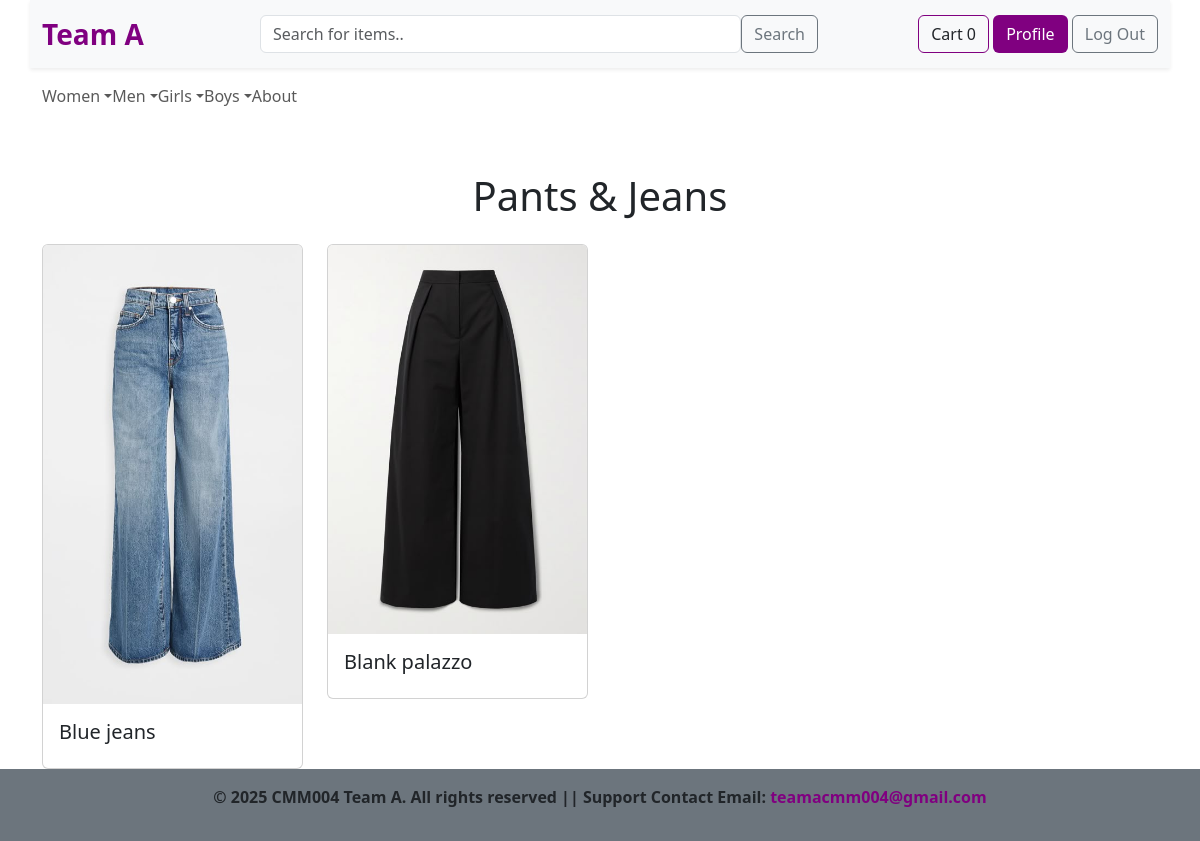
The page /category.php?id=4 (signed in) on the database its author committed.
### tables this page shows
CREATE TABLE `categories` (
  `category_id` int(11) NOT NULL,
  `category_name` varchar(20) NOT NULL,
  `parent_category_id` int(11) DEFAULT NULL
);

CREATE TABLE `items` (
  `item_id` int(11) NOT NULL,
  `user_id` int(11) NOT NULL,
  `category_id` int(11) NOT NULL,
  `status_id` int(11) NOT NULL,
  `size_id` int(11) DEFAULT NULL,
  `condition_id` int(11) NOT NULL,
  `title` varchar(75) NOT NULL,
  `description` text DEFAULT NULL,
  `date_added` datetime DEFAULT current_timestamp(),
  `date_altered` datetime DEFAULT curdate() ON UPDATE current_timestamp()
);

### category.php (the view, shortened to what this page needs)
<?php
require_once "connect.php";
$category_id = isset($_GET['id']) ? (int) $_GET['id'] : 0;
$sql = "SELECT * FROM Categories WHERE category_id=?";
$stmt = $conn->prepare($sql);
$stmt->execute([$category_id]);
$selected_category = $stmt->fetch(PDO::FETCH_ASSOC);
$sql = "SELECT Items.*, ItemImages.image_path FROM Items LEFT JOIN ItemImages ON Items.item_id = ItemImages.item_id
        WHERE Items.category_id = ? AND Items.status_id = 1 GROUP BY Items.item_id
        ORDER BY Items.date_added DESC";
$stmt = $conn->prepare($sql);
$stmt->execute([$category_id]);
$items = $stmt->fetchAll(PDO::FETCH_ASSOC);
?>
<!DOCTYPE html>
<html lang="en">
<head>
    <link rel="stylesheet" href="assets/css/bootstrap.css">
    <link rel="stylesheet" href="assets/css/style.css">
</head>
<body>
    <?php include 'header.php'; ?>
    <main class="container ">
        <h1 class="text-center mb-4"><?php echo $selected_category['category_name']; ?></h1>
        <div class="row g-4">
            <?php
            foreach ($items as $item) {
                echo '
            <div class="col-md-6 col-lg-3">
                <div class="card">
                    <a href="item.php?id=' . $item['item_id'] . '" class="text-decoration-none text-dark">
                        <img src="' . $item['image_path'] . '" class="card-img-top" alt="' . $item['title'] . '">
                        <div class="card-body">
                            <h5 class="card-title">' . $item['title'] . '</h5>
                        </div>
                    </a>
                </div>
            </div>';
            }
            ?>
        </div>
    </main>
<footer class="bg-secondary text-center fw-bold py-3">
  <p>&copy; 2025 CMM004 Team A. All rights reserved ||  Support Contact Email:
  <a href="mailto:teamacmm004@gmail.com" class="text-decoration-none text-purple">teamacmm004@gmail.com</a> </p>
</footer>
</body>
</html>

### header.php (shortened to what this page needs)
<?php
require_once "connect.php";
?>
<header class="mb-5 sticky-top">
        <nav class="container d-flex flex-nowrap navbar bg-light shadow-sm ">
            <div class="container">
                <a href="index.php" class="navbar-brand fw-bold text-purple fs-3">Team A</a>
                <form class="d-flex mx-auto w-50" id="searchForm" role="search">
                    <input id="searchInput" class="form-control" type="search" name="searchTerm" placeholder="Search for items..">
                    <button class="btn btn-outline-secondary" type="submit">Search</button>
                </form>
                <div>
                    <?php if (isset($_SESSION['user_id'])): ?>
                        <?php if (isset($_SESSION['role']) && $_SESSION['role'] === 'user'): ?>
                            <a href="cart.php" class="btn btn-outline-purple text-nowrap">Cart <span id="cart-counter">0</span></a>
                            <a href="profile.php" class="btn btn-purple text-nowrap">Profile</a>
                        <?php endif; ?>
                    <a href="logout.php" class="btn btn-outline-secondary text-nowrap">Log Out</a>
                    <?php endif; ?>
                </div>
            </div>
        </nav>
        <nav class="navbar">
            <div class="container">
                <ul class="navbar-nav me-auto mb-lg-0 d-flex flex-row">
                    <?php
                    $sql = "SELECT * FROM Categories WHERE parent_category_id IS NULL";
                    $stmt = $conn->query($sql);
                    $grandparent_categories = $stmt->fetchAll(PDO::FETCH_ASSOC);
                    foreach ($grandparent_categories as $grandparent) {
                        echo '
                        <li class="nav-item dropdown">
                            <a class="nav-link dropdown-toggle" href="#" id="navbarDropdown' . $grandparent['category_id'] . '" role="button"
                            data-bs-toggle="dropdown" aria-expanded="false">' . $grandparent['category_name'] . '</a>
                            <ul class="dropdown-menu" aria-labelledby="navbarDropdown' . $grandparent['category_id'] . '">';
                        $sql = "SELECT*FROM Categories WHERE parent_category_id=?";
                        $stmt = $conn->prepare($sql);
                        $stmt->execute([$grandparent["category_id"]]);
                        $parent_categories = $stmt->fetchAll(PDO::FETCH_ASSOC);
                        foreach ($parent_categories as $parent) {
                            $sql = "SELECT*FROM Categories WHERE parent_category_id=?";
                            $stmt = $conn->prepare($sql);
                            $stmt->execute([$parent["category_id"]]);
                            $child_categories = $stmt->fetchAll(PDO::FETCH_ASSOC);
                        }
                        echo '
                            </ul>
                        </li>';
                    }
                    ?>
                    <li class="nav-item me-3">
                        <a class="nav-link" href="about.html">About</a>
                    </li>
                </ul>
            </div>
        </nav>
    </header>

### assets/css/style.css (style rules this page uses)
.text-purple { color: purple; }
.btn-outline-purple { border-color: purple; }
.btn-purple { color: white; background-color: purple; }
body { display: flex; flex-direction: column; min-height: 100vh; }
main { flex: 1; }
footer { margin-top: auto; }

### rows shown on the page
categories: category_name "Women"
categories: category_name "Men"
categories: category_name "Girls"
categories: category_name "Boys"
categories: category_name "Pants & Jeans"
items: shows a picture, title "Blue jeans"
items: shows a picture, title "Blank palazzo"
